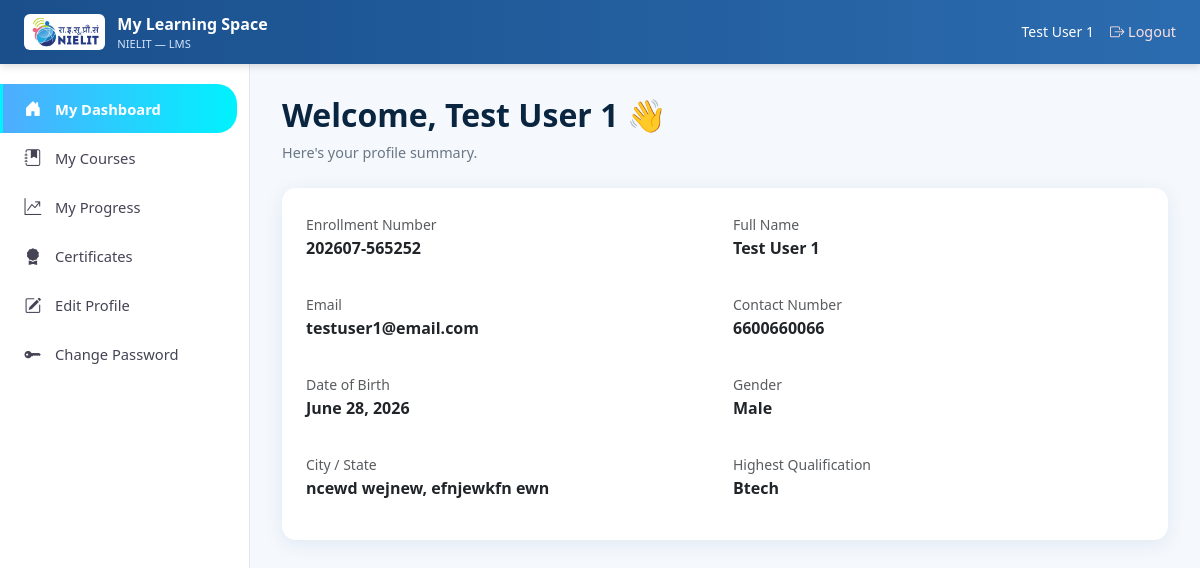
Page /dashboard/ (signed in) on the earlier database version.
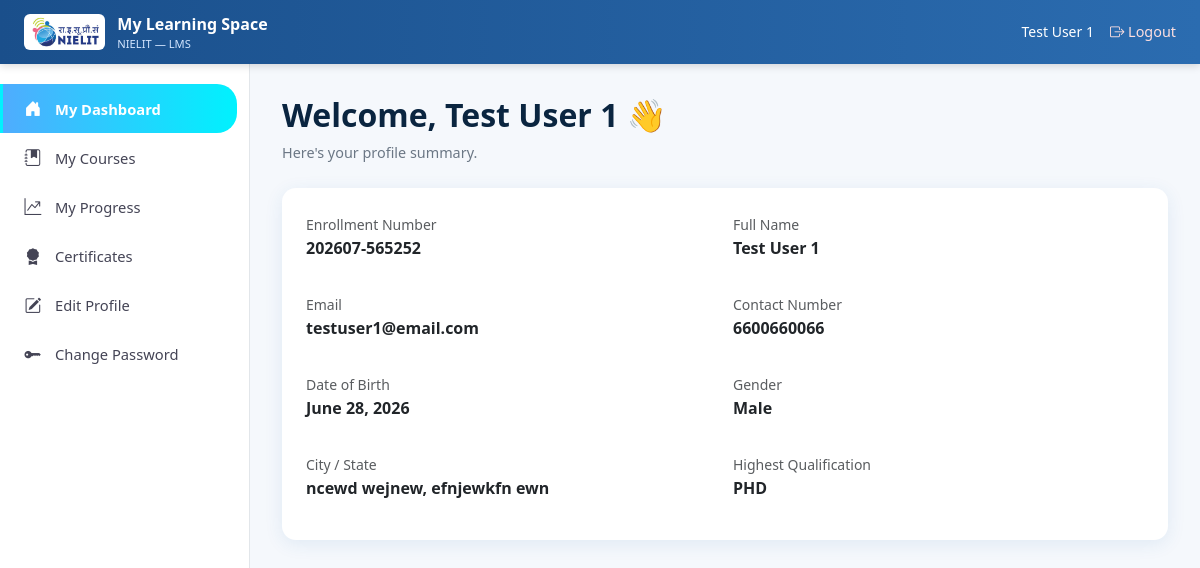
Same page on the later database version.
### accounts/models.py (models this page shows, shortened)
class User(AbstractBaseUser, PermissionsMixin):
    class Role(models.TextChoices):
        SUPERADMIN = 'superadmin', 'Super Admin'
        ADMIN = 'admin', 'Admin'
        USER = 'user', 'User'
    id = models.UUIDField(primary_key=True, default=uuid.uuid4, editable=False)
    email = models.EmailField(unique=True)
    contact = models.CharField(max_length=10, unique=True, null=True, blank=True, validators=[phone_validator])
    role = models.CharField(max_length=20, choices=Role.choices, default=Role.USER)
    is_active = models.BooleanField(default=True)
    is_staff = models.BooleanField(default=False)   # True for admin + superadmin
    date_joined = models.DateTimeField(auto_now_add=True)
    updated_at = models.DateTimeField(auto_now=True)
    USERNAME_FIELD = 'email'
    REQUIRED_FIELDS = []
    objects = CustomUserManager()
    class Meta:
        db_table = 'accounts_user'
        indexes = [
            models.Index(fields=['email']),
            models.Index(fields=['contact']),
            models.Index(fields=['role']),
        ]

### user/models.py (models this page shows, shortened)
class LearnerProfile(models.Model):
    class Gender(models.TextChoices):
        MALE = 'male', 'Male'
        FEMALE = 'female', 'Female'
        OTHER = 'other', 'Other'
    id = models.UUIDField(primary_key=True, default=uuid.uuid4, editable=False)
    user = models.OneToOneField(User, on_delete=models.CASCADE, related_name='learner_profile')
    enrollment_number = models.CharField(max_length=13, unique=True, editable=False)  # format: YYYYMM-XXXXXX
    full_name = models.CharField(max_length=150, blank=True)
    date_of_birth = models.DateField(null=True, blank=True)
    gender = models.CharField(max_length=10, choices=Gender.choices, blank=True)
    aadhar_number = models.CharField(max_length=12, blank=True, validators=[aadhar_validator])
    address = models.TextField(blank=True)
    city = models.CharField(max_length=100, blank=True)
    state = models.CharField(max_length=100, blank=True)
    pin_code = models.CharField(max_length=6, blank=True, validators=[pincode_validator])
    highest_qualification = models.CharField(max_length=150, blank=True)
    profile_image = models.ImageField(upload_to=profile_image_upload_path, null=True, blank=True)
    profile_completed = models.BooleanField(default=False)
    created_at = models.DateTimeField(auto_now_add=True)
    updated_at = models.DateTimeField(auto_now=True)
    class Meta:
        db_table = 'user_learnerprofile'
        indexes = [
            models.Index(fields=['enrollment_number']),
        ]

### user_dashboard/views.py (the view)
# urls.py: path('', views.dashboard_home, name='home'),
@login_required(login_url='user:login')
def dashboard_home(request):
    profile = request.user.learner_profile
    return render(request, 'user_dashboard/home.html', {
        'profile': profile,
        'active_page': 'home',
    })

### user_dashboard/templates/user_dashboard/home.html (shortened to what this page needs)
{% extends "user_dashboard/base_user.html" %}
{% block content %}
<div class="page-header mb-4">
    <h2>Welcome, {{ profile.full_name|default:request.user.email }} 👋</h2>
    <p>Here's your profile summary.</p>
</div>
<div class="card-glow p-4">
    <div class="row g-3">
        <div class="col-md-6">
            <label class="text-muted small">Enrollment Number</label>
            <p class="fw-semibold">{{ profile.enrollment_number }}</p>
        </div>
        <div class="col-md-6">
            <label class="text-muted small">Full Name</label>
            <p class="fw-semibold">{{ profile.full_name|default:"—" }}</p>
        </div>
        <div class="col-md-6">
            <label class="text-muted small">Email</label>
            <p class="fw-semibold">{{ request.user.email }}</p>
        </div>
        <div class="col-md-6">
            <label class="text-muted small">Contact Number</label>
            <p class="fw-semibold">{{ request.user.contact|default:"—" }}</p>
        </div>
        <div class="col-md-6">
            <label class="text-muted small">Date of Birth</label>
            <p class="fw-semibold">{{ profile.date_of_birth|default:"—" }}</p>
        </div>
        <div class="col-md-6">
            <label class="text-muted small">Gender</label>
            <p class="fw-semibold">{{ profile.get_gender_display|default:"—" }}</p>
        </div>
        <div class="col-md-6">
            <label class="text-muted small">City / State</label>
            <p class="fw-semibold">{{ profile.city|default:"—" }}{% if profile.state %}, {{ profile.state }}{% endif %}</p>
        </div>
        <div class="col-md-6">
            <label class="text-muted small">Highest Qualification</label>
            <p class="fw-semibold">{{ profile.highest_qualification|default:"—" }}</p>
        </div>
    </div>
</div>
{% endblock %}

### user_dashboard/templates/user_dashboard/base_user.html (shortened to what this page needs)
{% load static %}
<!DOCTYPE html>
<html lang="en">
<head>
    <link href="https://cdn.jsdelivr.net/npm/bootstrap@5.3.3/dist/css/bootstrap.min.css" rel="stylesheet">
    <link rel="stylesheet" href="https://cdn.jsdelivr.net/npm/bootstrap-icons@1.11.3/font/bootstrap-icons.css">
</head>
<body>
    <header class="topbar">
        <div class="brand">
            <img src="{% static 'assets/nielit_logo.jpg' %}" alt="NIELIT Logo">
            <div class="brand-text">
                My Learning Space
                <small>NIELIT &mdash; LMS</small>
            </div>
        </div>
        <div class="d-flex align-items-center gap-3">
            <span class="small">{{ request.user.learner_profile.full_name|default:request.user.email }}</span>
            <a href="{% url 'user:logout' %}" class="logout-link"><i class="bi bi-box-arrow-right"></i> Logout</a>
        </div>
    </header>
    <nav class="sidebar" id="sidebarNav">
        <a href="{% url 'user_dashboard:home' %}" class="nav-link {% if active_page == 'home' %}active{% endif %}">
            <i class="bi bi-house-door-fill"></i> My Dashboard
        </a>
        <a href="{% url 'course:my_courses' %}" class="nav-link {% if active_page == 'my_courses' %}active{% endif %}">
            <i class="bi bi-journal-bookmark-fill"></i> My Courses
        </a>
        <a href="#" class="nav-link"><i class="bi bi-graph-up-arrow"></i> My Progress</a>
        <a href="#" class="nav-link"><i class="bi bi-award-fill"></i> Certificates</a>
        <a href="{% url 'user:profile_edit' %}" class="nav-link {% if active_page == 'profile' %}active{% endif %}">
            <i class="bi bi-pencil-square"></i> Edit Profile
        </a>
        <a href="{% url 'user:change_password' %}" class="nav-link {% if active_page == 'profile' %}active{% endif %}">
            <i class="bi bi-key-fill"></i> Change Password
        </a>
    </nav>
    <main class="main-content">
        {% block content %}{% endblock %}
    </main>
</body>
</html>

### user_dashboard/templates/user_dashboard/base_user.html (style rules this page uses)
:root { --sidebar-width: 250px; --topbar-height: 64px; --grad-start: #4facfe; --grad-end: #00f2fe; }
body { font-family: 'Segoe UI', sans-serif; background: #f5f8fc; margin: 0; }
.topbar { height: var(--topbar-height); background: linear-gradient(90deg, #1a4f8b, #2b6cb0); color: #fff; display: flex; align-items: center; justify-content: space-between; padding: 0 1.5rem; position: fixed; top: 0; left: 0; right: 0; z-index: 1030; box-shadow: 0 2px 8px rgba(0,0,0,0.15); }
.topbar .brand { display: flex; align-items: center; gap: 0.75rem; }
.topbar .brand img { height: 36px; background: #fff; border-radius: 6px; padding: 2px; }
.topbar .brand-text { font-weight: 600; }
.topbar .brand-text small { display: block; font-size: 0.7rem; color: #d3e6ff; font-weight: 400; }
.topbar a.logout-link { color: #ffe0e0; text-decoration: none; font-size: 0.9rem; }
.sidebar { position: fixed; top: var(--topbar-height); left: 0; bottom: 0; width: var(--sidebar-width); background: #fff; border-right: 1px solid #e2e6ea; padding-top: 1.25rem; z-index: 1020; }
.sidebar .nav-link { display: flex; align-items: center; gap: 0.75rem; color: #445; padding: 0.75rem 1.25rem; font-weight: 500; font-size: 0.92rem; border-left: 3px solid transparent; border-radius: 0 20px 20px 0; margin-right: 0.75rem; transition: all 0.15s; }
.sidebar .nav-link i { font-size: 1.05rem; width: 20px; text-align: center; }
.sidebar .nav-link.active { background: linear-gradient(90deg, var(--grad-start), var(--grad-end)); color: #fff; font-weight: 600; }
.main-content { margin-left: var(--sidebar-width); margin-top: var(--topbar-height); padding: 2rem; }
.page-header h2 { font-weight: 700; color: #0a2540; }
.page-header p { color: #6b7785; font-size: 0.9rem; }
.card-glow { background: #fff; border-radius: 14px; border: none; box-shadow: 0 4px 18px rgba(43,108,176,0.10); }

Differences in the rows shown:
changed LearnerProfile "Test User 1": highest_qualification "Btech" → "PHD"
